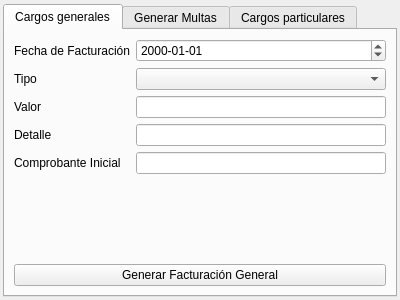
<?xml version="1.0" encoding="UTF-8"?>
<ui version="4.0">
 <class>BillingWindow</class>
 <widget class="QWidget" name="BillingWindow">
  <property name="geometry">
   <rect>
    <x>0</x>
    <y>0</y>
    <width>400</width>
    <height>300</height>
   </rect>
  </property>
  <property name="windowTitle">
   <string>Form</string>
  </property>
  <layout class="QVBoxLayout" name="verticalLayout">
   <property name="leftMargin">
    <number>3</number>
   </property>
   <property name="topMargin">
    <number>4</number>
   </property>
   <property name="rightMargin">
    <number>3</number>
   </property>
   <property name="bottomMargin">
    <number>3</number>
   </property>
   <item>
    <widget class="QTabWidget" name="tabWidget">
     <property name="currentIndex">
      <number>0</number>
     </property>
     <widget class="QWidget" name="tab_general">
      <attribute name="title">
       <string>Cargos generales</string>
      </attribute>
      <layout class="QVBoxLayout" name="verticalLayout_2">
       <item>
        <layout class="QFormLayout" name="formLayout">
         <property name="fieldGrowthPolicy">
          <enum>QFormLayout::AllNonFixedFieldsGrow</enum>
         </property>
         <item row="0" column="0">
          <widget class="QLabel" name="label_date">
           <property name="text">
            <string>Fecha de Facturación</string>
           </property>
          </widget>
         </item>
         <item row="0" column="1">
          <widget class="QDateEdit" name="dateedit_date">
           <property name="displayFormat">
            <string>yyyy-MM-dd</string>
           </property>
          </widget>
         </item>
         <item row="1" column="0">
          <widget class="QLabel" name="label_type">
           <property name="text">
            <string>Tipo</string>
           </property>
          </widget>
         </item>
         <item row="1" column="1">
          <widget class="QComboBox" name="combobox_type"/>
         </item>
         <item row="2" column="0">
          <widget class="QLabel" name="label_value">
           <property name="text">
            <string>Valor</string>
           </property>
          </widget>
         </item>
         <item row="2" column="1">
          <widget class="QLineEdit" name="lineedit_value"/>
         </item>
         <item row="3" column="0">
          <widget class="QLabel" name="label_detail">
           <property name="text">
            <string>Detalle</string>
           </property>
          </widget>
         </item>
         <item row="3" column="1">
          <widget class="QLineEdit" name="lineedit_detail"/>
         </item>
         <item row="4" column="0">
          <widget class="QLabel" name="label_voucher">
           <property name="text">
            <string>Comprobante Inicial</string>
           </property>
          </widget>
         </item>
         <item row="4" column="1">
          <widget class="QLineEdit" name="lineedit_voucher"/>
         </item>
        </layout>
       </item>
       <item>
        <widget class="QPushButton" name="button_savegeneralbilling">
         <property name="text">
          <string>Generar Facturación General</string>
         </property>
        </widget>
       </item>
      </layout>
     </widget>
     <widget class="QWidget" name="tab_penalties">
      <attribute name="title">
       <string>Generar Multas</string>
      </attribute>
      <layout class="QVBoxLayout" name="verticalLayout_4">
       <item>
        <layout class="QHBoxLayout" name="horizontalLayout">
         <item>
          <layout class="QFormLayout" name="formLayout_3">
           <property name="fieldGrowthPolicy">
            <enum>QFormLayout::AllNonFixedFieldsGrow</enum>
           </property>
           <item row="0" column="0">
            <widget class="QLabel" name="label_since">
             <property name="text">
              <string>Buscar desde</string>
             </property>
            </widget>
           </item>
           <item row="0" column="1">
            <widget class="QDateEdit" name="dateedit_since">
             <property name="dateTime">
              <datetime>
               <hour>0</hour>
               <minute>0</minute>
               <second>0</second>
               <year>2014</year>
               <month>1</month>
               <day>1</day>
              </datetime>
             </property>
             <property name="displayFormat">
              <string>yyyy-MM-dd</string>
             </property>
            </widget>
           </item>
           <item row="1" column="0">
            <widget class="QLabel" name="label_at">
             <property name="text">
              <string>Registrar con fecha</string>
             </property>
            </widget>
           </item>
           <item row="1" column="1">
            <widget class="QDateEdit" name="dateedit_at">
             <property name="displayFormat">
              <string>yyyy-MM-dd</string>
             </property>
            </widget>
           </item>
          </layout>
         </item>
         <item>
          <layout class="QFormLayout" name="formLayout_4">
           <item row="0" column="0">
            <widget class="QLabel" name="label_penalty">
             <property name="text">
              <string>Valor</string>
             </property>
            </widget>
           </item>
           <item row="0" column="1">
            <widget class="QLineEdit" name="lineedit_penalty"/>
           </item>
           <item row="1" column="1">
            <widget class="QPushButton" name="button_generate">
             <property name="text">
              <string>Generar</string>
             </property>
            </widget>
           </item>
          </layout>
         </item>
        </layout>
       </item>
       <item>
        <widget class="QTableWidget" name="table_penalties">
         <property name="columnCount">
          <number>4</number>
         </property>
         <column/>
         <column/>
         <column/>
         <column/>
        </widget>
       </item>
       <item>
        <widget class="QPushButton" name="button_savepenalties">
         <property name="text">
          <string>Guardar registros</string>
         </property>
        </widget>
       </item>
      </layout>
     </widget>
     <widget class="QWidget" name="tab_particular">
      <attribute name="title">
       <string>Cargos particulares</string>
      </attribute>
      <layout class="QVBoxLayout" name="verticalLayout_3">
       <item>
        <layout class="QFormLayout" name="formLayout_2">
         <property name="fieldGrowthPolicy">
          <enum>QFormLayout::AllNonFixedFieldsGrow</enum>
         </property>
         <item row="0" column="0">
          <widget class="QLabel" name="label_p_date">
           <property name="text">
            <string>Fecha</string>
           </property>
          </widget>
         </item>
         <item row="0" column="1">
          <widget class="QDateEdit" name="dateedit_p_date">
           <property name="displayFormat">
            <string>yyyy-MM-dd</string>
           </property>
          </widget>
         </item>
         <item row="1" column="0">
          <widget class="QLabel" name="label_p_type">
           <property name="text">
            <string>Tipo</string>
           </property>
          </widget>
         </item>
         <item row="1" column="1">
          <widget class="QComboBox" name="combobox_p_type"/>
         </item>
         <item row="3" column="0">
          <widget class="QLabel" name="label_p_value">
           <property name="text">
            <string>Valor</string>
           </property>
          </widget>
         </item>
         <item row="3" column="1">
          <widget class="QLineEdit" name="lineedit_p_value"/>
         </item>
         <item row="4" column="0">
          <widget class="QLabel" name="label_p_detail">
           <property name="text">
            <string>Detalle</string>
           </property>
          </widget>
         </item>
         <item row="4" column="1">
          <widget class="QLineEdit" name="lineedit_p_detail"/>
         </item>
         <item row="5" column="0">
          <widget class="QLabel" name="label_p_voucher">
           <property name="text">
            <string>Combrobante</string>
           </property>
          </widget>
         </item>
         <item row="5" column="1">
          <widget class="QLineEdit" name="lineedit_p_voucher"/>
         </item>
         <item row="2" column="0">
          <widget class="QLabel" name="label_p_home">
           <property name="text">
            <string>Casa</string>
           </property>
          </widget>
         </item>
         <item row="2" column="1">
          <widget class="QComboBox" name="combobox_p_home"/>
         </item>
        </layout>
       </item>
       <item>
        <widget class="QPushButton" name="button_saveparticularbilling">
         <property name="text">
          <string>Guardar Registro</string>
         </property>
        </widget>
       </item>
      </layout>
     </widget>
    </widget>
   </item>
  </layout>
 </widget>
 <resources/>
 <connections/>
</ui>
